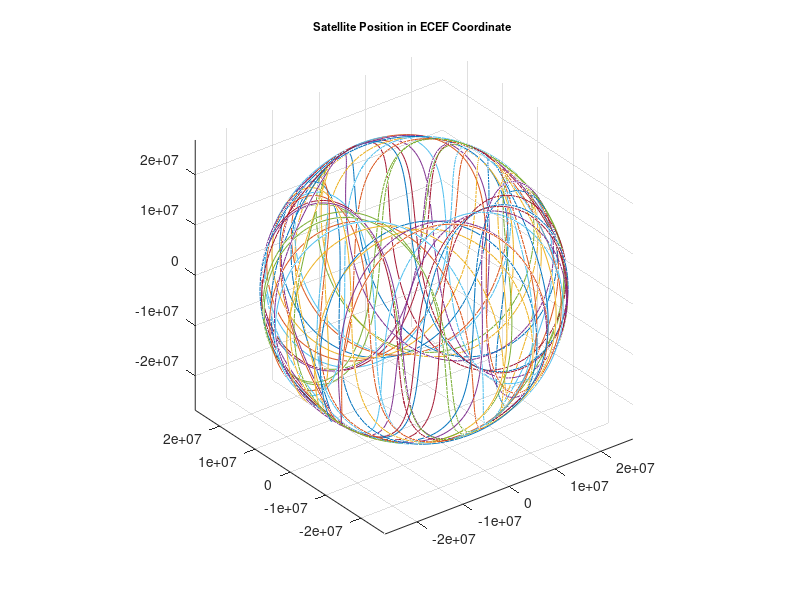

Reproduce this figure in MATLAB.
%	This function file is for the GPS satellite position calculation
%
%	User location:	Cal. State Fullerton
%	phi_user		=	geodetic latitude of the user (deg)
%	lamda_user	=	geodetic longitude of the user (deg)
	phi_user		= 	33.8825;										% deg
   lamda_user	= 	-117.8833;										% deg
%
%	Convert the user's position from the ellipsoidal coordinate system
%	to the earth-center-earth_fixed (ECEF) coordinates
%
%	h = geodetic height of the user;
%	a = semimajor axis of the earth (WGS 84)
%	b = semiminor axis of the earth (WGS 84)
	h = 0.;
   a = 6378137.0;                     % meters
   b = 6356752.3142;						  % meters
   N = a^2./((a*cos(phi_user*pi/180.))^2+(b*sin(phi_user*pi/180.))^2);
   r_user = [(N+h)*cos(phi_user*pi/180.)*cos(lamda_user*pi/180.); ...
      		 (N+h)*cos(phi_user*pi/180.)*sin(lamda_user*pi/180.); ...
             ((b^2/a^2)*N+h)*sin(phi_user*pi/180.)];
%	T_mat  = local tangent plan transition matrix
	T_mat(1,1)	 =	-sin(lamda_user*pi/180.);
   T_mat(1,2)	 =	 cos(lamda_user*pi/180.);
   T_mat(1,3)	 =  0.;
   T_mat(2,1)	 =	-cos(lamda_user*pi/180.)*sin(phi_user*pi/180.);
   T_mat(2,2)	 =	-sin(lamda_user*pi/180.)*sin(phi_user*pi/180.);
   T_mat(2,3)	 =	 cos(phi_user*pi/180.);
   T_mat(3,1)	 =	 cos(lamda_user*pi/180.)*cos(phi_user*pi/180.);
   T_mat(3,2)	 =	 sin(lamda_user*pi/180.)*cos(phi_user*pi/180.);
   T_mat(3,3)	 =	 sin(phi_user*pi/180.);
% 

%	The GPS users continuously receive navigation information from
%	the sapace vihicles in the form of modulated data bits.  The
%	The received information includes the satellites' time, its
%	clock correction and ephemeris parameters, almanacs and health
%	for all GPS space vehicles, and text messages.  The precise
%	postion and clock offset of the space vehicles's antenna phase
%	center in the ECEF coordicates can be computed by receiving
%	this information.
%
%	Constants:
%		pi				=	3.1415926535898;
%		mu				=	WGS-84 value of the earth's universal gravitational 
%							parameter
%						=	3.986005e14 (meters^3/sec^2);
%		Omegae_dot 	= 	WGS-84 value of the earth's rotation rate
%						=	7.2921151467e-5 (rad/sec);
%		F				=	-2*mu^.5/c^2 (sec/meter^.5);
%		c				=	speed of light (meters/sec);
%
%figure;
	pi				=	3.1415926535898;
	mu				=	3.986005e14; 
   Omegae_dot 	=	7.2921151467e-5;
   F				=	-4.442807633e-10;			% sec/meter^.5
   c 				=	2.99792458e+8;				% meters/sec
%
%	Initialization
%
%	A complete set of ephemeris parameters received by teh GPS
%	receiver for a give satellite includes:
%
%		Wn			=	GPS week number;
%		tow		=	Time of GPS week (sec);
%		tgd		=	Time of group delay (sec);
%		AODC		=	clock data issue;
%		toc		=	clock data reference time (sec);
%		af2		=	GPS clock drift (sec/(sec*sec));
%		af1		=	GPS clock drift (sec/sec);
%		af0		=	GPS clock drift (sec);
%		AODE		=	orbit data issue;
%		delta_n	=	mean motion difference from computed 
%						value (semi-circle/sec);	
%		M0			=	mean anomaly at reference time (semi-circle);
%		e			=	eccentricity;
%		A_half	=	square root of the semi-major axis 
%						(meter_half);	
%		toe		=	emphemeris reference time (sec);
%		Cuc		=	amplitude of the cosine correction term to
%						the argument of latitude (radians);
%		Cus		=	amplitude of the sine correction term to
%						the argument of latitude (radians);
%		Crc		=	amplitude of the cosine correction term to
%						the orbit radius (meters);
%		Crs		=	amplitude of the sine correction term to
%						the orbit radius (meters);
%		Cic		=	amplitude of the cosine correction term to
%						the angle of inclination (radians);
%		Cis		=	amplitude of the sine correction term to
%						the angle of inclination (radians);
%		Omega0	=	right ascension at reference time (semi-circle);
%		omega		=	argument of perigee (semi-circle);
%		io			=	inclination angle at reference time (semi-circle);
%		Omega_dot=	rate of right ascension (semi-circle/sec);
%		I_dot		=	rate of inclination angle (semi-circle/sec);
%
%	Input Data:
%
	fid = fopen('alma.dat','r');
%
	for i_sv = 1:27
		id_alma					= fscanf(fid, '%s5',1);
      i_prn						= fscanf(fid, '%d',1);
      alma_e(i_prn)			= fscanf(fid, '%f',1);
      alma_toc(i_prn) 		= fscanf(fid, '%d',1);
      alma_Wn(i_prn) 		= fscanf(fid, '%d',1);
      alma_Omega_dot(i_prn)= fscanf(fid, '%f',1);
      alma_Omega0(i_prn)	= fscanf(fid, '%f',1);
      alma_omega(i_prn)		= fscanf(fid, '%f',1);
      alma_M0(i_prn)			= fscanf(fid, '%f',1);
      alma_af0(i_prn)		= fscanf(fid, '%f',1);
      alma_af1(i_prn)		= fscanf(fid, '%f',1);
      alma_delta_n(i_prn)	= fscanf(fid, '%f',1);
      alma_A(i_prn)			= fscanf(fid, '%f',1);
      alma_i0(i_prn)			= fscanf(fid, '%f',1);
      alma_health4			= fscanf(fid, '%d',1);
      alma_health5			= fscanf(fid, '%d',1);
      alma_checksum1			= fscanf(fid, '%s4',1);
      %
%   end
%   fclose(fid);
		prn = i_prn;
%		prn = 18;
		Wn			=	alma_Wn(prn);  					
%		tow		=	248670;					% sec
%		tgd		=	9.313226e-10;			% sec
%		AODC		=	133;
		toc		=	alma_toc(prn);			% sec
		af2		=	0.000000e+00;			% sec/(sec*sec)
		af1		=	alma_af1(prn);			% sec/sec
      af0		=	alma_af0(prn);			% sec
%		AODE		=	133;
	 	delta_n	=	alma_delta_n(prn);	% semi-circle/sec)	
		M0			=	alma_M0(prn);			% semi-circle
		e			=	alma_e(prn);
		A			=	alma_A(prn);			% meter^.5 
		toe		=	alma_toc(prn);			% sec
		Cic		=	6.146729e-08;			% radians
      Crc		=	2.259375e+02;			% meters	
      Cis		=	2.086163e-07;			% radians
      Crs		=	7.321875e+01;			% meters
      Cuc		=	4.017726e-06;			% radians	
      Cus		=	7.698312e-06;			% radians
		Omega0	=	alma_Omega0(prn);		% semi-circle
		omega		=	alma_omega(prn);		% semi-circle
		i0			=	alma_i0(prn);			% semi-circle
		Omega_dot=	alma_Omega_dot(prn);	% semi-circle/sec
 		I_dot		=	9.178953e-11;			% semi-circle/sec
%		
%		tsv		=	Effective SV PRN code phase time at 
%						message transmission time (seconds);
%		delta_tsv=	SV PRN code phase time offset (seconds);
%		delta_tr =	the relativistic correction term (seconds);
%		t			=	GPS system time (seconds);
for i = 1:289
   t_plot(i) = i/12.;
 	tsv = 170417 + (i-1)*300.;
      Ek			=	M0;
      delta_tr = F*e*A^.5*sin(Ek);
      delta_tsv= af0+af1*(tsv-toc)+af2*(tsv-toc)^2.+delta_tr;
      t			= 	tsv - delta_tsv;
%
%	A = semi-major axis (meters);
%	n0 = computed mean motion (rad/sec);
%
	n0 	= 	(mu/A^3.)^(1/2);
%
   toe 	=	toc;
	tk		= 	t-toe;
   n 		= 	delta_n;
   Mk 	= 	M0+n*tk;
%   
   Ek_new= Mk;
   
   for jx = 1:100
         Ek_old 	= Ek_new;
         f 			= Ek_old-e*sin(Ek_old)-Mk;
         f_p 		= 1.-e*cos(Ek_old);
         f_pp 		= e*sin(Ek_old);
         Ek_new 	= Ek_old-(f/(f_p-f_pp*f/(2.*f_p)));
        	jx 		= jx+1;
   end
%   
   Ek = Ek_new;
%     
%
	numerator 	= (1-e^2.)^(1/2.)*sin(Ek);
	denominator = cos(Ek)-e;
   nuk 			= atan(numerator/denominator);
   if (denominator <= 0.)
      nuk = nuk + pi;
   end
   Phik 			= nuk+omega;
%
%	Second Harmonic Perturbations   
%  
	delta_uk = Cus*sin(2*Phik)+Cuc*cos(2*Phik);
   delta_rk = Crs*sin(2*Phik)+Crc*cos(2*Phik);
   delta_ik = Cis*sin(2*Phik)+Cic*cos(2*Phik);
%   
   uk = Phik+delta_uk;
   rk = A*(1.-e*cos(Ek))+delta_rk;
   ik = i0+delta_ik+I_dot*tk;
%
%	Position in Orbital Plane
%
	xk_pline = rk*cos(uk);
   yk_pline = rk*sin(uk);
%
	Omegak = Omega0+(Omega_dot-Omegae_dot)*tk-Omegae_dot*toe;
%
%	ECEF coordinates
%
	xk(i) = xk_pline*cos(Omegak)-yk_pline*cos(ik)*sin(Omegak);
   yk(i) = xk_pline*sin(Omegak)+yk_pline*cos(ik)*cos(Omegak);
   zk(i) = yk_pline*sin(ik);
   r_sv = [xk(i); yk(i); zk(i)];
   r_relative = r_sv - r_user;
   ENU = T_mat * r_relative;
   el(i)	=	atan(ENU(3)/(ENU(1)^2+ENU(2)^2)^.5)*180./pi;
   az(i) = 	atan(ENU(1)/ENU(2))*180./pi;
   if(ENU(2) <= 0.)
      az(i) = az(i) + 180.;
   end
   az(i) = mod(az(i), 360);
end
x_sv(:,i_sv) = xk(:);
y_sv(:,i_sv) = yk(:);
z_sv(:,i_sv) = zk(:);
el_sv(:,i_sv) = el(:);
az_sv(:,i_sv) = az(:);
%figure;
%hold on;
%title (['Satellite Position in ECEF Coordinate, PRN = ', num2str(n_prn)],'FontSize',8,'HorizontalAlignment','Center'); 
%subplot(2,2,1);
%plot(t_plot,xk);
%axis([0 24 -3e7 3e7]);
%xlabel('hours');
%title (['x in meters, PRN = ', num2str(n_prn)],'FontSize',8,'HorizontalAlignment','Center');
%subplot(2,2,2);
%plot(t_plot,yk);
%axis([0 24 -3e7 3e7]);
%xlabel('hours');
%title (['y in meters, PRN = ', num2str(n_prn)],'FontSize',8,'HorizontalAlignment','Center');
%subplot(2,2,3);
%plot(t_plot,zk);
%axis([0 24 -3e7 3e7]);
%xlabel('hours');
%title (['z in meters, PRN = ', num2str(n_prn)],'FontSize',8,'HorizontalAlignment','Center');
%plot3(xk,yk,zk);
end
fclose(fid);
%
figure;
plot3(x_sv,y_sv,z_sv);
title ('Satellite Position in ECEF Coordinate ','FontSize',8,'HorizontalAlignment','Center'); 
grid on;
axis equal;
%view([45 45]);
%y = el.*sin(az-90.)*pi/180.);
%x = el.*cos(az-90.)*pi/180.;
%h = oplar([0 2*pi),[0 90]);
%delete(h);
%hold on;
%plot(x,y);  
	
   
